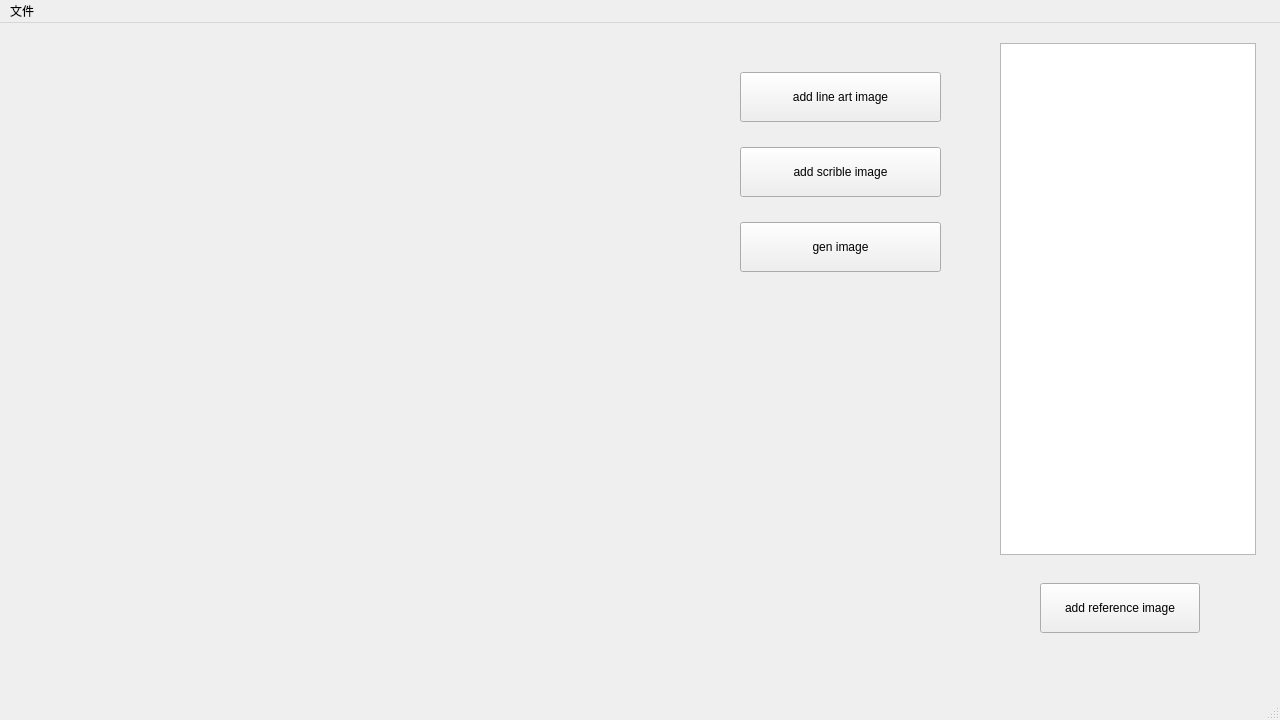
<?xml version="1.0" encoding="UTF-8"?>
<ui version="4.0">
 <class>MainWindow</class>
 <widget class="QMainWindow" name="MainWindow">
  <property name="geometry">
   <rect>
    <x>0</x>
    <y>0</y>
    <width>1280</width>
    <height>720</height>
   </rect>
  </property>
  <property name="minimumSize">
   <size>
    <width>100</width>
    <height>100</height>
   </size>
  </property>
  <property name="windowTitle">
   <string>MainWindow</string>
  </property>
  <property name="windowIcon">
   <iconset resource="images/images.qrc">
    <normaloff>:/img/icon/icon.png</normaloff>:/img/icon/icon.png</iconset>
  </property>
  <widget class="QWidget" name="centralwidget">
   <widget class="QListView" name="listView">
    <property name="geometry">
     <rect>
      <x>1000</x>
      <y>20</y>
      <width>256</width>
      <height>512</height>
     </rect>
    </property>
   </widget>
   <widget class="QPushButton" name="add_ref_pushButton">
    <property name="geometry">
     <rect>
      <x>1040</x>
      <y>560</y>
      <width>160</width>
      <height>50</height>
     </rect>
    </property>
    <property name="text">
     <string>add reference image</string>
    </property>
   </widget>
   <widget class="QWidget" name="layoutWidget">
    <property name="geometry">
     <rect>
      <x>30</x>
      <y>20</y>
      <width>661</width>
      <height>611</height>
     </rect>
    </property>
    <layout class="QGridLayout" name="gridLayout">
     <item row="0" column="0">
      <widget class="QWidget" name="lineartwidget" native="true">
       <widget class="QLabel" name="sketch_label">
        <property name="geometry">
         <rect>
          <x>30</x>
          <y>20</y>
          <width>256</width>
          <height>256</height>
         </rect>
        </property>
        <property name="font">
         <font>
          <pointsize>15</pointsize>
          <italic>true</italic>
         </font>
        </property>
        <property name="layoutDirection">
         <enum>Qt::LeftToRight</enum>
        </property>
        <property name="text">
         <string/>
        </property>
        <property name="textFormat">
         <enum>Qt::RichText</enum>
        </property>
        <property name="pixmap">
         <pixmap resource="images/images.qrc">:/img/example/sketch.png</pixmap>
        </property>
        <property name="scaledContents">
         <bool>false</bool>
        </property>
        <property name="alignment">
         <set>Qt::AlignCenter</set>
        </property>
        <property name="margin">
         <number>5</number>
        </property>
        <property name="openExternalLinks">
         <bool>true</bool>
        </property>
       </widget>
      </widget>
     </item>
     <item row="0" column="1">
      <widget class="QWidget" name="scriblewidget" native="true"/>
     </item>
     <item row="1" column="0">
      <widget class="QWidget" name="genwidget" native="true">
       <widget class="QLabel" name="gen_label">
        <property name="geometry">
         <rect>
          <x>30</x>
          <y>20</y>
          <width>256</width>
          <height>256</height>
         </rect>
        </property>
        <property name="font">
         <font>
          <pointsize>15</pointsize>
          <italic>true</italic>
         </font>
        </property>
        <property name="layoutDirection">
         <enum>Qt::LeftToRight</enum>
        </property>
        <property name="text">
         <string/>
        </property>
        <property name="textFormat">
         <enum>Qt::RichText</enum>
        </property>
        <property name="scaledContents">
         <bool>false</bool>
        </property>
        <property name="alignment">
         <set>Qt::AlignCenter</set>
        </property>
        <property name="margin">
         <number>5</number>
        </property>
        <property name="openExternalLinks">
         <bool>true</bool>
        </property>
       </widget>
      </widget>
     </item>
    </layout>
   </widget>
   <widget class="QWidget" name="layoutWidget">
    <property name="geometry">
     <rect>
      <x>740</x>
      <y>30</y>
      <width>201</width>
      <height>241</height>
     </rect>
    </property>
    <layout class="QGridLayout" name="gridLayout_2">
     <item row="2" column="0">
      <widget class="QPushButton" name="gen_image_pushButton">
       <property name="minimumSize">
        <size>
         <width>0</width>
         <height>50</height>
        </size>
       </property>
       <property name="text">
        <string>gen image</string>
       </property>
      </widget>
     </item>
     <item row="1" column="0">
      <widget class="QPushButton" name="add_scrible_pushButton">
       <property name="minimumSize">
        <size>
         <width>0</width>
         <height>50</height>
        </size>
       </property>
       <property name="text">
        <string>add scrible image</string>
       </property>
      </widget>
     </item>
     <item row="0" column="0">
      <widget class="QPushButton" name="add_line_art_pushButton">
       <property name="minimumSize">
        <size>
         <width>0</width>
         <height>50</height>
        </size>
       </property>
       <property name="text">
        <string>add line art image</string>
       </property>
      </widget>
     </item>
    </layout>
   </widget>
  </widget>
  <widget class="QMenuBar" name="menubar">
   <property name="geometry">
    <rect>
     <x>0</x>
     <y>0</y>
     <width>1280</width>
     <height>27</height>
    </rect>
   </property>
   <widget class="QMenu" name="menu">
    <property name="title">
     <string>文件</string>
    </property>
    <addaction name="actionAdd_LineArt"/>
    <addaction name="actionAdd_Scribble"/>
    <addaction name="actionAdd_reference"/>
    <addaction name="actionAdd_ColorModel"/>
    <addaction name="actionSave_gen_image"/>
    <addaction name="actionSave_scribble"/>
   </widget>
   <addaction name="menu"/>
  </widget>
  <widget class="QStatusBar" name="statusbar"/>
  <action name="actionAdd_LineArt">
   <property name="text">
    <string>Add Line Art</string>
   </property>
  </action>
  <action name="actionAdd_Scribble">
   <property name="text">
    <string>Add Scribble</string>
   </property>
  </action>
  <action name="actionAdd_reference">
   <property name="text">
    <string>Add reference</string>
   </property>
  </action>
  <action name="actionSave_gen_image">
   <property name="text">
    <string>Save gen  image</string>
   </property>
  </action>
  <action name="actionSave_scribble">
   <property name="text">
    <string>Save scribble</string>
   </property>
  </action>
  <action name="actionAdd_ColorModel">
   <property name="text">
    <string>Add ColorModel</string>
   </property>
  </action>
 </widget>
 <resources>
  <include location="images/images.qrc"/>
 </resources>
 <connections/>
</ui>
